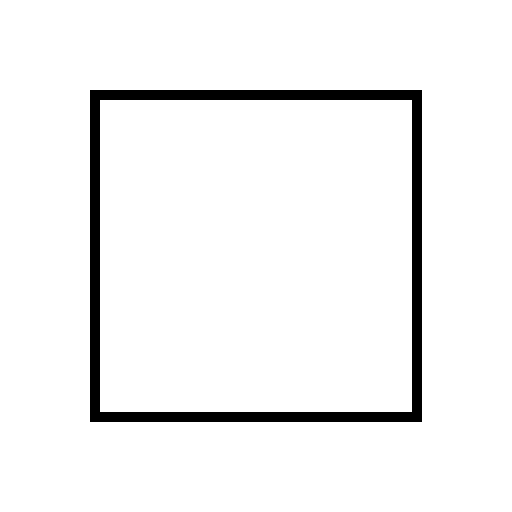
#> input picture prototype/fixtures/black-room.png, 512 x 512 px
$ python building_door_probe.py fixtures/black-room.png out.png
#> lines starting #> are read from the running program, lines starting #| are printed output that depends on the picture; after the words box and inside, x2 and y2 are one past the last pixel; in counts of white or black regions, pixels touching at a corner belong together; long printed decimals are rounded
#> in main, image is the input picture: shape (512, 512, 3); values 0 (black) and 220 (white), 95.1% white; 1 black region, box (x1, y1, x2, y2) and area: (90, 90, 422, 422) 12880
#!/usr/bin/env python3
"""Image-only, conservative paired-wall-gap experiment; never edits walls.

Run: python building_door_probe.py IMAGE OUTPUT_DIRECTORY
No reference, map identity, wall coordinates or trained model is accepted.
"""
import argparse
import json
from pathlib import Path
import time
import cv2
import numpy as np


def infer(image):
    scale = min(1., 1600 / max(image.shape[:2]))
#> scale = 1
    small = cv2.resize(image, None, fx=scale, fy=scale)
    gray = cv2.cvtColor(small, cv2.COLOR_BGR2GRAY)
    edges = cv2.Canny(cv2.GaussianBlur(gray, (3, 3), 0), 60, 150)
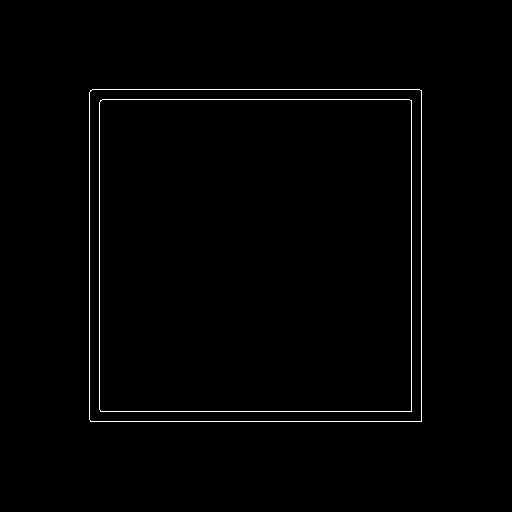
#> edges: shape (512, 512); 0.98% white in thin lines or dots, all inside (x1, y1, x2, y2) = (89, 89, 422, 422)
    detected = cv2.HoughLinesP(edges, 1, np.pi / 360, 24,
                              minLineLength=28, maxLineGap=3)
#> detected = [[89, 419, 89, 92], [411, 411, 411, 100], [92, 89, 419, 89], [90, 421, 421, 421], [100, 411, 410, 411], [421, 420, 421, 90], [99, 409, 99, 102], [102, 99, 409, 99]]
    lines = []
    for row in [] if detected is None else detected.reshape(-1, 4):
        a, b = row.reshape(2, 2).astype(float)
        u = (b-a) / np.linalg.norm(b-a)
        if u[0] < 0 or (u[0] == 0 and u[1] < 0):
            a, b, u = b, a, -u
        lines.append((a, b, u))
#> this loop made 8 passes
#> (row, u) on passes 1, 2, 6, 7: ([89, 419, 89, 92], [0, 1]), ([411, 411, 411, 100], [0, 1]), ([421, 420, 421, 90], [0, 1]), ([99, 409, 99, 102], [0, 1])
#> (a, b, u) on passes 3, 4, 5, 8: ([92, 89], [419, 89], [1, 0]), ([90, 421], [421, 421], [1, 0]), ([100, 411], [410, 411], [1, 0]), ([102, 99], [409, 99], [1, 0])
#> after the loop, lines = 8 items, first 6: ([89, 92], [89, 419], [0, 1]), ([411, 100], [411, 411], [0, 1]), ([92, 89], [419, 89], [1, 0]), ([90, 421], [421, 421], [1, 0]), ([100, 411], [410, 411], [1, 0]), ([421, 90], [421, 420], [0, 1])
    gaps = []
    for i, (a, b, u) in enumerate(lines):
        n = np.array([-u[1], u[0]])
        for c, d, v in lines[i+1:]:
            if abs((u[0]*v[1]-u[1]*v[0])) > .052 or abs(np.dot(c-a, n)) > 2.5:
                continue
            if np.dot(c-a, u) < 0:
                left, right = (c, d), (a, b)
            else:
                left, right = (a, b), (c, d)
            p, q = left[1], right[0]
            length = np.dot(q-p, u)
            if 8 <= length <= 45:
                gaps.append((p, q, u))
#> this loop made 8 passes
#> (a, b, u, n) on passes 1 to 8: ([89, 92], [89, 419], [0, 1], [-1, 0]), ([411, 100], [411, 411], [0, 1], [-1, 0]), ([92, 89], [419, 89], [1, 0], [0, 1]), ([90, 421], [421, 421], [1, 0], [0, 1]), ([100, 411], [410, 411], [1, 0], [0, 1]), ([421, 90], [421, 420], [0, 1], [-1, 0]), ([99, 102], [99, 409], [0, 1], [-1, 0]), ([102, 99], [409, 99], [1, 0], [0, 1])
#> after the loop, gaps = []
    proposals = []
    for i, (p, q, u) in enumerate(gaps):
        n = np.array([-u[1], u[0]])
        for r, s, v in gaps[i+1:]:
            thickness = abs(np.dot(r-p, n))
            if (3 <= thickness <= 12 and abs((u[0]*v[1]-u[1]*v[0])) < .052
                    and abs(np.dot(r-p, u)) < 4 and abs(np.dot(s-q, u)) < 4):
                a, b = (p+r)/2, (q+s)/2
                if not any(np.linalg.norm((a+b)/2-(x+y)/2) < 8 for x, y in proposals):
                    proposals.append((a, b))
#> this loop made 0 passes
#> after the loop, proposals = []
    # shortcut: geometry cannot establish door semantics; keep proposals for review.
    return {'working_scale': scale, 'line_count': len(lines), 'single_gaps': len(gaps),
            'door_proposals': [[*(a/scale).tolist(), *(b/scale).tolist()] for a,b in proposals]}, edges


def main():
    parser = argparse.ArgumentParser(description=__doc__)
    parser.add_argument('image', type=Path)
    parser.add_argument('output', type=Path)
    args = parser.parse_args()
    image = cv2.imread(str(args.image))
    if image is None:
        parser.error('Image could not be decoded')
    started = time.perf_counter()
    result, edges = infer(image)
#> result = {'working_scale': 1, 'line_count': 8, 'single_gaps': 0, 'door_proposals': []}
    result['elapsed_seconds'] = time.perf_counter()-started
    args.output.mkdir(parents=True, exist_ok=True)
    overlay = image.copy()
    for x1,y1,x2,y2 in result['door_proposals']:
        a,b = (round(x1),round(y1)),(round(x2),round(y2))
        cv2.line(overlay,a,b,(0,0,255),8)
        cv2.circle(overlay,a,10,(0,255,255),3)
        cv2.circle(overlay,b,10,(0,255,255),3)
    cv2.imwrite(str(args.output/'overlay.jpg'), overlay)
    cv2.imwrite(str(args.output/'edges.png'), edges)
    (args.output/'result.json').write_text(json.dumps(result, indent=2)+'\n')
    assert infer(np.full((256,256,3),220,np.uint8))[0]['door_proposals'] == []
#> in infer (call 2), `small = cv2.resize(image, None, fx=scale, fy=scale)`: small: shape (256, 256, 3); every value is 220
#> in infer (call 2), `gray = cv2.cvtColor(small, cv2.COLOR_BGR2GRAY)`: gray: shape (256, 256); every value is 220
#> in infer (call 2), `edges = cv2.Canny(cv2.GaussianBlur(gray, (3, 3), 0), 60, 150)`: edges: shape (256, 256); every value is 0
    print(json.dumps({k:v for k,v in result.items() if k!='door_proposals'} | {'proposal_count':len(result['door_proposals'])}))
#| {"working_scale": 1.0, "line_count": 8, "single_gaps": 0, "elapsed_seconds": 0.06274, "proposal_count": 0}

if __name__ == '__main__':
    main()
